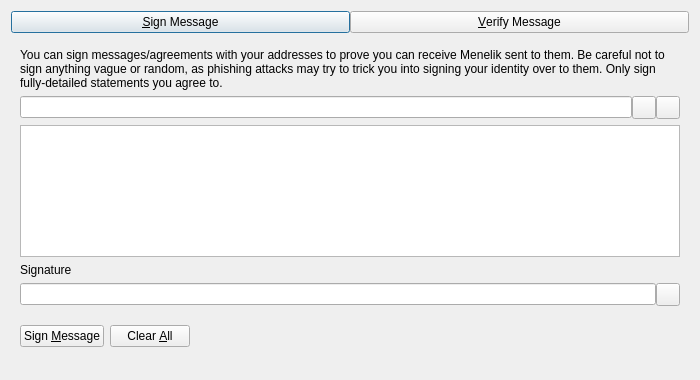
<?xml version="1.0" encoding="UTF-8"?>
<ui version="4.0">
 <class>SignVerifyMessageDialog</class>
 <widget class="QDialog" name="SignVerifyMessageDialog">
  <property name="geometry">
   <rect>
    <x>0</x>
    <y>0</y>
    <width>700</width>
    <height>380</height>
   </rect>
  </property>
  <property name="windowTitle">
   <string>Signatures - Sign / Verify a Message</string>
  </property>
  <property name="modal">
   <bool>true</bool>
  </property>
  <layout class="QVBoxLayout" name="verticalLayout">
   <item>
    <layout class="QHBoxLayout" name="horizontalLayout_Buttons_2">
     <property name="spacing">
      <number>0</number>
     </property>
     <property name="topMargin">
      <number>0</number>
     </property>
     <item>
      <widget class="QPushButton" name="btnSignMessage">
       <property name="text">
        <string>&amp;Sign Message</string>
       </property>
       <property name="checkable">
        <bool>true</bool>
       </property>
      </widget>
     </item>
     <item>
      <widget class="QPushButton" name="btnVerifyMessage">
       <property name="text">
        <string>&amp;Verify Message</string>
       </property>
       <property name="checkable">
        <bool>true</bool>
       </property>
      </widget>
     </item>
    </layout>
   </item>
   <item>
    <widget class="QStackedWidget" name="stackedWidgetSig">
     <property name="minimumSize">
      <size>
       <width>0</width>
       <height>0</height>
      </size>
     </property>
     <property name="currentIndex">
      <number>0</number>
     </property>
     <widget class="QWidget" name="pageSignMessage">
      <layout class="QVBoxLayout" name="verticalLayout_SM">
       <item>
        <widget class="QLabel" name="infoLabel_SM">
         <property name="text">
          <string>You can sign messages/agreements with your addresses to prove you can receive Menelik sent to them. Be careful not to sign anything vague or random, as phishing attacks may try to trick you into signing your identity over to them. Only sign fully-detailed statements you agree to.</string>
         </property>
         <property name="textFormat">
          <enum>Qt::PlainText</enum>
         </property>
         <property name="wordWrap">
          <bool>true</bool>
         </property>
        </widget>
       </item>
       <item>
        <layout class="QHBoxLayout" name="horizontalLayout_1_SM">
         <property name="spacing">
          <number>0</number>
         </property>
         <item>
          <widget class="QValidatedLineEdit" name="addressIn_SM">
           <property name="toolTip">
            <string>The Menelik address to sign the message with</string>
           </property>
          </widget>
         </item>
         <item>
          <widget class="QToolButton" name="addressBookButton_SM">
           <property name="toolTip">
            <string>Choose previously used address</string>
           </property>
           <property name="text">
            <string/>
           </property>
           <property name="shortcut">
            <string>Alt+A</string>
           </property>
          </widget>
         </item>
         <item>
          <widget class="QToolButton" name="pasteButton_SM">
           <property name="toolTip">
            <string>Paste address from clipboard</string>
           </property>
           <property name="text">
            <string/>
           </property>
           <property name="shortcut">
            <string>Alt+P</string>
           </property>
          </widget>
         </item>
        </layout>
       </item>
       <item>
        <widget class="QPlainTextEdit" name="messageIn_SM">
         <property name="toolTip">
          <string>Enter the message you want to sign here</string>
         </property>
        </widget>
       </item>
       <item>
        <widget class="QLabel" name="signatureLabel_SM">
         <property name="text">
          <string>Signature</string>
         </property>
         <property name="textFormat">
          <enum>Qt::PlainText</enum>
         </property>
        </widget>
       </item>
       <item>
        <layout class="QHBoxLayout" name="horizontalLayout_2_SM">
         <property name="spacing">
          <number>0</number>
         </property>
         <item>
          <widget class="QLineEdit" name="signatureOut_SM">
           <property name="readOnly">
            <bool>true</bool>
           </property>
          </widget>
         </item>
         <item>
          <widget class="QToolButton" name="copySignatureButton_SM">
           <property name="toolTip">
            <string>Copy the current signature to the system clipboard</string>
           </property>
           <property name="text">
            <string/>
           </property>
          </widget>
         </item>
        </layout>
       </item>
       <item>
        <layout class="QHBoxLayout" name="horizontalLayout_3_SM">
         <item>
          <widget class="QPushButton" name="signMessageButton_SM">
           <property name="toolTip">
            <string>Sign the message to prove you own this Menelik address</string>
           </property>
           <property name="text">
            <string>Sign &amp;Message</string>
           </property>
           <property name="autoDefault">
            <bool>false</bool>
           </property>
          </widget>
         </item>
         <item>
          <widget class="QPushButton" name="clearButton_SM">
           <property name="toolTip">
            <string>Reset all sign message fields</string>
           </property>
           <property name="text">
            <string>Clear &amp;All</string>
           </property>
           <property name="autoDefault">
            <bool>false</bool>
           </property>
          </widget>
         </item>
         <item>
          <spacer name="horizontalSpacer_1_SM">
           <property name="orientation">
            <enum>Qt::Horizontal</enum>
           </property>
           <property name="sizeHint" stdset="0">
            <size>
             <width>40</width>
             <height>48</height>
            </size>
           </property>
          </spacer>
         </item>
         <item>
          <widget class="QLabel" name="statusLabel_SM">
           <property name="text">
            <string/>
           </property>
           <property name="wordWrap">
            <bool>true</bool>
           </property>
          </widget>
         </item>
         <item>
          <spacer name="horizontalSpacer_2_SM">
           <property name="orientation">
            <enum>Qt::Horizontal</enum>
           </property>
           <property name="sizeHint" stdset="0">
            <size>
             <width>40</width>
             <height>48</height>
            </size>
           </property>
          </spacer>
         </item>
        </layout>
       </item>
      </layout>
     </widget>
     <widget class="QWidget" name="pageVerifyMessage">
      <layout class="QVBoxLayout" name="verticalLayout_VM">
       <item>
        <widget class="QLabel" name="infoLabel_VM">
         <property name="text">
          <string>Enter the receiver's address, message (ensure you copy line breaks, spaces, tabs, etc. exactly) and signature below to verify the message. Be careful not to read more into the signature than what is in the signed message itself, to avoid being tricked by a man-in-the-middle attack. Note that this only proves the signing party receives with the address, it cannot prove sendership of any transaction!</string>
         </property>
         <property name="textFormat">
          <enum>Qt::PlainText</enum>
         </property>
         <property name="alignment">
          <set>Qt::AlignLeading|Qt::AlignLeft|Qt::AlignTop</set>
         </property>
         <property name="wordWrap">
          <bool>true</bool>
         </property>
        </widget>
       </item>
       <item>
        <layout class="QHBoxLayout" name="horizontalLayout_1_VM">
         <property name="spacing">
          <number>0</number>
         </property>
         <item>
          <widget class="QValidatedLineEdit" name="addressIn_VM">
           <property name="toolTip">
            <string>The Menelik address the message was signed with</string>
           </property>
          </widget>
         </item>
         <item>
          <widget class="QToolButton" name="addressBookButton_VM">
           <property name="toolTip">
            <string>Choose previously used address</string>
           </property>
           <property name="text">
            <string/>
           </property>
           <property name="shortcut">
            <string>Alt+A</string>
           </property>
          </widget>
         </item>
        </layout>
       </item>
       <item>
        <widget class="QPlainTextEdit" name="messageIn_VM"/>
       </item>
       <item>
        <widget class="QValidatedLineEdit" name="signatureIn_VM"/>
       </item>
       <item>
        <layout class="QHBoxLayout" name="horizontalLayout_2_VM">
         <item>
          <widget class="QPushButton" name="verifyMessageButton_VM">
           <property name="toolTip">
            <string>Verify the message to ensure it was signed with the specified Menelik address</string>
           </property>
           <property name="text">
            <string>Verify &amp;Message</string>
           </property>
           <property name="autoDefault">
            <bool>false</bool>
           </property>
          </widget>
         </item>
         <item>
          <widget class="QPushButton" name="clearButton_VM">
           <property name="toolTip">
            <string>Reset all verify message fields</string>
           </property>
           <property name="text">
            <string>Clear &amp;All</string>
           </property>
           <property name="autoDefault">
            <bool>false</bool>
           </property>
          </widget>
         </item>
         <item>
          <spacer name="horizontalSpacer_1_VM">
           <property name="orientation">
            <enum>Qt::Horizontal</enum>
           </property>
           <property name="sizeHint" stdset="0">
            <size>
             <width>40</width>
             <height>48</height>
            </size>
           </property>
          </spacer>
         </item>
         <item>
          <widget class="QLabel" name="statusLabel_VM">
           <property name="text">
            <string/>
           </property>
           <property name="wordWrap">
            <bool>true</bool>
           </property>
          </widget>
         </item>
         <item>
          <spacer name="horizontalSpacer_2_VM">
           <property name="orientation">
            <enum>Qt::Horizontal</enum>
           </property>
           <property name="sizeHint" stdset="0">
            <size>
             <width>40</width>
             <height>48</height>
            </size>
           </property>
          </spacer>
         </item>
        </layout>
       </item>
      </layout>
     </widget>
    </widget>
   </item>
  </layout>
 </widget>
 <customwidgets>
  <customwidget>
   <class>QValidatedLineEdit</class>
   <extends>QLineEdit</extends>
   <header>qt/qvalidatedlineedit.h</header>
  </customwidget>
 </customwidgets>
 <resources>
  <include location="../menelik.qrc"/>
 </resources>
 <connections/>
</ui>
